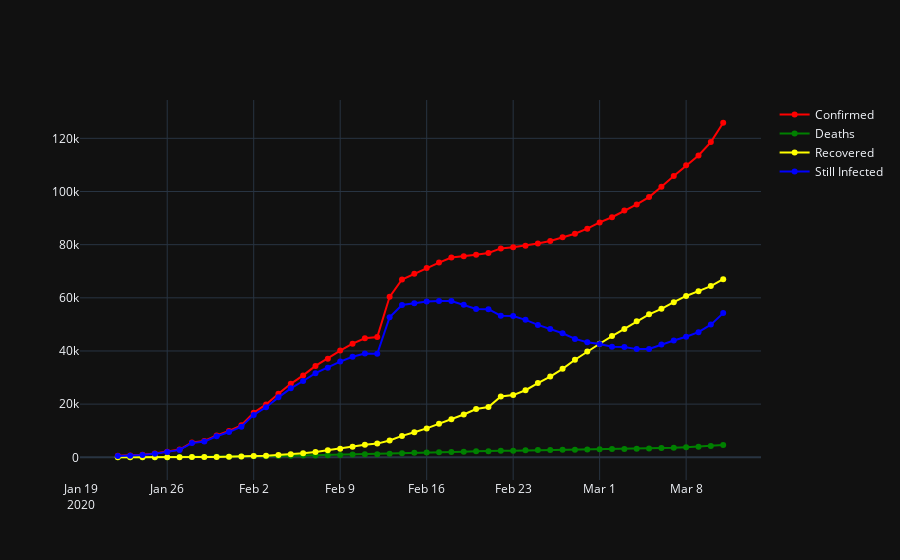

Notebook code for this chart:
### Code cell
Corona.update_layout(template = 'plotly_dark')
Corona.add_trace(go.Scatter(x = Corona_DateBasis['ObservationDate'],
                            y = Corona_DateBasis['Confirmed'],
                            mode = 'lines+markers',
                            name = 'Confirmed',
                            line = dict(color = 'Red', width = 2)))
Corona.add_trace(go.Scatter(x = Corona_DateBasis['ObservationDate'],
                            y = Corona_DateBasis['Deaths'],
                            mode = 'lines+markers',
                            name = 'Deaths',
                            line = dict(color = 'Green', width = 2)))
Corona.add_trace(go.Scatter(x = Corona_DateBasis['ObservationDate'],
                            y = Corona_DateBasis['Recovered'],
                            mode = 'lines+markers',
                            name = 'Recovered',
                            line = dict(color = 'Yellow', width = 2)))
Corona.add_trace(go.Scatter(x = Corona_DateBasis['ObservationDate'],
                            y = Corona_DateBasis['Still_Infected'],
                            mode = 'lines+markers',
                            name = 'Still Infected',
                            line = dict(color = 'blue', width = 2)))
Corona.show()
